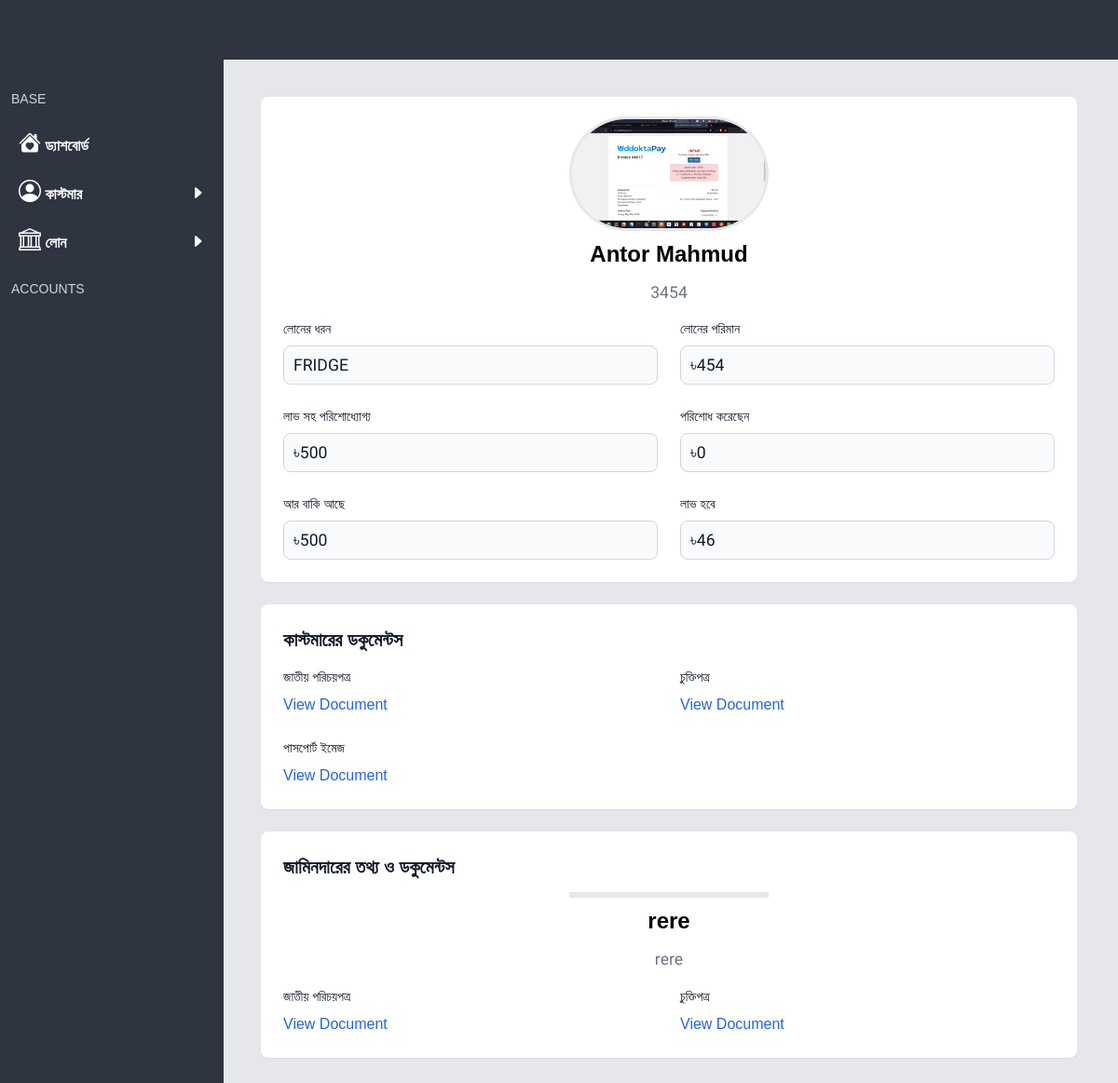
Page /profile/13 on the earlier database version.
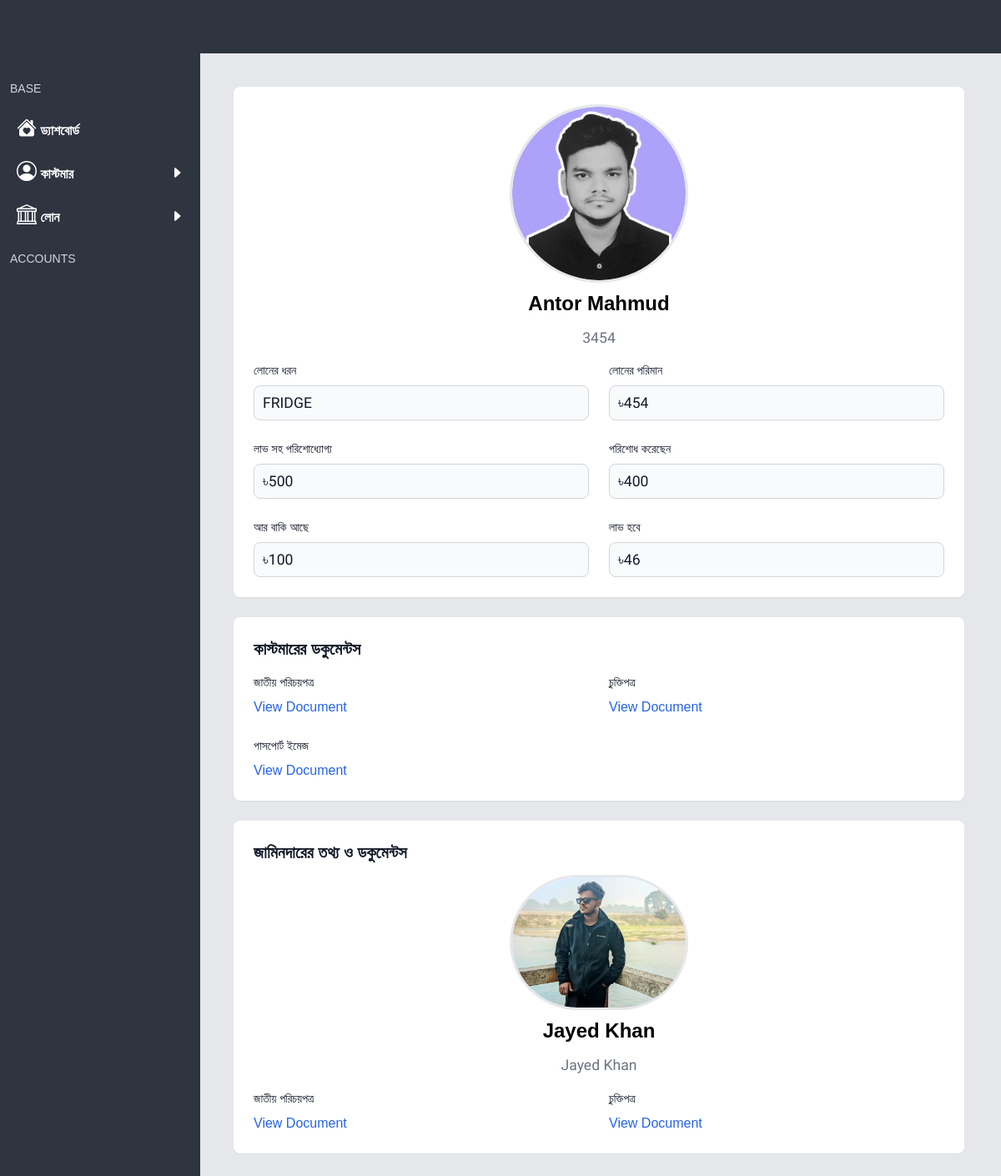
Same page on the later database version.
### base/models.py (models this page shows, shortened)
class Base(models.Model):
    created_at = models.DateTimeField(default=timezone.now, editable=False)
    updated_at = models.DateTimeField(auto_now=True)
    class Meta:
        abstract = True

class Customer(Base):
    name = models.CharField(max_length=100)
    address = models.CharField(max_length=100)
    mobile = models.CharField(max_length=100)
    loans = models.ForeignKey(Loan, on_delete=models.CASCADE, related_name='user_loan')
    total_loan_amount = models.IntegerField(default=0)
    already_paid = models.IntegerField(default=0)
    have_to_paid = models.IntegerField(default=0)
    dp = models.FileField(upload_to='dp', null=True, blank=True)
    notes = models.TextField(null=True, blank=True)
    mission_complete = models.BooleanField(default=False)
    profit = models.IntegerField(default=0)
    have_to_pay = models.IntegerField(default=0)

class Document(Base):
    customer = models.ForeignKey(Customer, on_delete=models.CASCADE)
    cus_nid = models.FileField(null=True, blank=True,upload_to='customer-documents')
    cus_photo = models.FileField(null=True, blank=True,upload_to='customer-documents')
    cus_stamp = models.FileField(null=True, blank=True,upload_to='customer-documents')
    jamin_nid = models.FileField(null=True, blank=True,upload_to='customer-documents')
    jamin_photo = models.FileField(null=True, blank=True,upload_to='customer-documents')
    jamin_stamp = models.FileField(null=True, blank=True,upload_to='customer-documents')
    jamin_name = models.CharField(max_length=100)

class Loan(Base):
    name = models.CharField(max_length=100)
    price = models.IntegerField(default=0)

### base/views.py (the view)
# urls.py: path('profile/<int:id>', view_profile),
def view_profile(request, id):
   customer = Customer.objects.get(id=id)
   docs = Document.objects.get(customer=customer)
   context = {'docs':docs, 'profit': abs(customer.profit), 'customer':customer}
   return render(request, 'profile.html', context)

### templates/profile.html (shortened to what the changed rows need)
{% extends 'base.html' %}
{% block body %}
    <div class="m-3 md:m-9 space-y-6">
        <div class="bg-white p-6 rounded-lg shadow-sm space-y-4">
          <div class="flex flex-col gap-3 justify-center items-center">
            <img class="ring ring-gray-200 rounded-full w-52" src="{{customer.dp.url}}" alt="" />
            <h2 class="font-bold text-2xl">{{customer.name}}</h2>
            <p class="text-gray-500">{{customer.mobile}}</p>
          </div>
            <div class="grid grid-cols-1 md:grid-cols-2 gap-6">
                <div>
                    <label class="block mb-2 text-sm font-medium text-gray-900">লোনের ধরন</label>
                    <p id="profile-name" class="bg-gray-50 border border-gray-300 text-gray-900 sm:text-sm rounded-lg block w-full p-2.5">{{customer.loans.name}}</p>
                </div>
                <div>
                    <label class="block mb-2 text-sm font-medium text-gray-900">লোনের পরিমান</label>
                    <p id="profile-phone" class="bg-gray-50 border border-gray-300 text-gray-900 sm:text-sm rounded-lg block w-full p-2.5">৳{{customer.total_loan_amount}}</p>
                </div>
                <div>
                    <label class="block mb-2 text-sm font-medium text-gray-900">লাভ সহ পরিশোধ্যোগ্য </label>
                    <p id="profile-loan-amount" class="bg-gray-50 border border-gray-300 text-gray-900 sm:text-sm rounded-lg block w-full p-2.5">৳{{customer.have_to_pay}}</p>
                </div>
                <div>
                    <label class="block mb-2 text-sm font-medium text-gray-900">পরিশোধ করেছেন</label>
                    <p id="profile-loan-type" class="bg-gray-50 border border-gray-300 text-gray-900 sm:text-sm rounded-lg block w-full p-2.5">৳{{customer.already_paid}}</p>
                </div>
                <div>
                    <label class="block mb-2 text-sm font-medium text-gray-900">আর বাকি আছে</label>
                    <p id="profile-payable-amount" class="bg-gray-50 border border-gray-300 text-gray-900 sm:text-sm rounded-lg block w-full p-2.5">৳{{customer.have_to_paid}}</p>
                </div>
            </div>
        </div>
        <div class="bg-white p-6 rounded-lg shadow-sm space-y-4">
            <h2 class="text-xl font-semibold text-gray-900">কাস্টমারের ডকুমেন্টস</h2>
        </div>
        <div class="bg-white p-6 rounded-lg shadow-sm space-y-4">
            <h2 class="text-xl font-semibold text-gray-900">জামিনদারের তথ্য ও ডকুমেন্টস</h2>
<div class="flex flex-col gap-3 justify-center items-center">
            <img class="ring ring-gray-200 rounded-full w-52" src="{{docs.jamin_photo.url}}" alt="" />
            <h2 class="font-bold text-2xl">{{docs.jamin_name}}</h2>
            <p class="text-gray-500">{{docs.jamin_name}}</p>
          </div>
        </div>
    </div>
{% endblock %}

Differences in the rows shown:
changed Customer "Antor Mahmud": dp: a different picture; already_paid "0" → "400"; have_to_paid "500" → "100"
changed Document: jamin_photo: picture added; jamin_name "rere" → "Jayed Khan"
